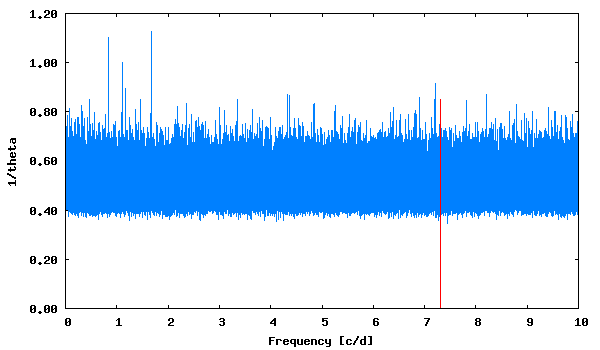

Source code (gnuplot):
set term png size 600,350 medium
set colors classic
set output "phase_lc_9.lk.png"
set xlabel "Frequency [c/d]"
set ylabel "1/theta"
set format y "%5.2f"
plot [] "lk.periodogram" using 1:2 with lines linecolor 3 title "", "<echo '7.316001  0.85'" with impulses linecolor 1 title ""
 
